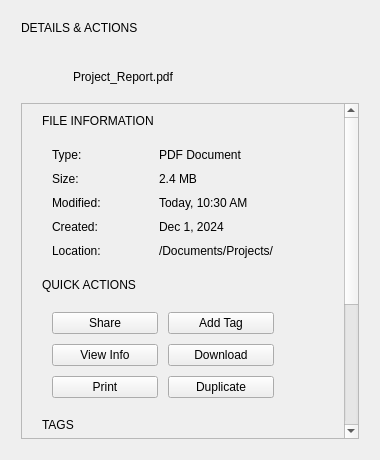
<?xml version='1.0' encoding='utf-8'?>
<ui version="4.0">
 <class>CustomComponent</class>
 <widget class="QCustomComponent" name="CustomComponent">
  <property name="geometry">
   <rect>
    <x>0</x>
    <y>0</y>
    <width>400</width>
    <height>0</height>
   </rect>
  </property>
  <property name="windowTitle">
   <string>CustomComponent</string>
  </property>
  <layout class="QVBoxLayout" name="verticalLayout">
   <item>
    <widget class="QCustomHamburgerMenu" name="rightHamburgerMenu">
     <property name="acrylicEnabled" stdset="0">
      <bool>true</bool>
     </property>
     <property name="acrylicBlurRadius" stdset="0">
      <number>2</number>
     </property>
     <property name="position" stdset="0">
      <string>Right</string>
     </property>
     <property name="menuWidth" stdset="0">
      <number>800</number>
     </property>
     <property name="menuHeight" stdset="0">
      <number>599</number>
     </property>
     <property name="sizeWrap" stdset="0">
      <bool>true</bool>
     </property>
     <property name="center" stdset="0">
      <bool>true</bool>
     </property>
     <property name="toggleButtonName" stdset="0">
      <string>rightSideDrawerBtn</string>
     </property>
     <layout class="QVBoxLayout" name="verticalLayout_3">
      <property name="spacing">
       <number>10</number>
      </property>
      <property name="leftMargin">
       <number>10</number>
      </property>
      <property name="topMargin">
       <number>10</number>
      </property>
      <property name="rightMargin">
       <number>10</number>
      </property>
      <property name="bottomMargin">
       <number>10</number>
      </property>
      <item>
       <widget class="QWidget" name="rightDrawerWidget" native="true">
        <layout class="QVBoxLayout" name="verticalLayout_2">
         <property name="spacing">
          <number>0</number>
         </property>
         <property name="leftMargin">
          <number>0</number>
         </property>
         <property name="topMargin">
          <number>0</number>
         </property>
         <property name="rightMargin">
          <number>0</number>
         </property>
         <property name="bottomMargin">
          <number>0</number>
         </property>
         <item alignment="Qt::AlignmentFlag::AlignTop">
          <widget class="QWidget" name="headerSection" native="true">
           <layout class="QVBoxLayout" name="verticalLayout_4">
            <property name="spacing">
             <number>8</number>
            </property>
            <property name="leftMargin">
             <number>0</number>
            </property>
            <property name="topMargin">
             <number>0</number>
            </property>
            <property name="rightMargin">
             <number>0</number>
            </property>
            <property name="bottomMargin">
             <number>0</number>
            </property>
            <item>
             <widget class="QLabel" name="detailsHeaderLabel">
              <property name="text">
               <string>DETAILS &amp; ACTIONS</string>
              </property>
             </widget>
            </item>
            <item>
             <widget class="QCustomHorizontalSeparator" name="customHorizontalSeparator" />
            </item>
            <item alignment="Qt::AlignmentFlag::AlignTop">
             <widget class="QWidget" name="selectedItemCard" native="true">
              <layout class="QHBoxLayout" name="horizontalLayout">
               <property name="spacing">
                <number>10</number>
               </property>
               <property name="leftMargin">
                <number>10</number>
               </property>
               <property name="topMargin">
                <number>10</number>
               </property>
               <property name="rightMargin">
                <number>10</number>
               </property>
               <property name="bottomMargin">
                <number>10</number>
               </property>
               <item>
                <widget class="QLabel" name="fileIconLabel">
                 <property name="minimumSize">
                  <size>
                   <width>32</width>
                   <height>32</height>
                  </size>
                 </property>
                 <property name="maximumSize">
                  <size>
                   <width>32</width>
                   <height>32</height>
                  </size>
                 </property>
                 <property name="text">
                  <string />
                 </property>
                 <property name="pixmap">
                  <pixmap resource="../Qss/icons/_icons.qrc">:/material_design/icons/material_design/description.png</pixmap>
                 </property>
                 <property name="scaledContents">
                  <bool>true</bool>
                 </property>
                </widget>
               </item>
               <item alignment="Qt::AlignmentFlag::AlignVCenter">
                <widget class="QLabel" name="selectedItemLabel">
                 <property name="text">
                  <string>Project_Report.pdf</string>
                 </property>
                 <property name="alignment">
                  <set>Qt::AlignmentFlag::AlignLeading|Qt::AlignmentFlag::AlignLeft|Qt::AlignmentFlag::AlignVCenter</set>
                 </property>
                </widget>
               </item>
              </layout>
             </widget>
            </item>
           </layout>
          </widget>
         </item>
         <item>
          <widget class="QScrollArea" name="scrollArea">
           <property name="verticalScrollBarPolicy">
            <enum>Qt::ScrollBarPolicy::ScrollBarAsNeeded</enum>
           </property>
           <property name="horizontalScrollBarPolicy">
            <enum>Qt::ScrollBarPolicy::ScrollBarAlwaysOff</enum>
           </property>
           <property name="widgetResizable">
            <bool>true</bool>
           </property>
           <widget class="QWidget" name="scrollAreaWidgetContents">
            <property name="geometry">
             <rect>
              <x>0</x>
              <y>-77</y>
              <width>373</width>
              <height>712</height>
             </rect>
            </property>
            <layout class="QVBoxLayout" name="verticalLayout_5">
             <property name="spacing">
              <number>10</number>
             </property>
             <property name="leftMargin">
              <number>10</number>
             </property>
             <property name="topMargin">
              <number>10</number>
             </property>
             <property name="rightMargin">
              <number>50</number>
             </property>
             <property name="bottomMargin">
              <number>10</number>
             </property>
             <item>
              <widget class="QWidget" name="infoSection" native="true">
               <layout class="QVBoxLayout" name="verticalLayout_6">
                <property name="spacing">
                 <number>10</number>
                </property>
                <property name="leftMargin">
                 <number>10</number>
                </property>
                <property name="topMargin">
                 <number>0</number>
                </property>
                <property name="rightMargin">
                 <number>10</number>
                </property>
                <property name="bottomMargin">
                 <number>0</number>
                </property>
                <item>
                 <widget class="QLabel" name="infoSectionLabel">
                  <property name="text">
                   <string>FILE INFORMATION</string>
                  </property>
                 </widget>
                </item>
                <item>
                 <widget class="QWidget" name="infoCard" native="true">
                  <layout class="QGridLayout" name="gridLayout">
                   <property name="leftMargin">
                    <number>10</number>
                   </property>
                   <property name="topMargin">
                    <number>10</number>
                   </property>
                   <property name="rightMargin">
                    <number>10</number>
                   </property>
                   <property name="bottomMargin">
                    <number>10</number>
                   </property>
                   <property name="spacing">
                    <number>10</number>
                   </property>
                   <item row="0" column="0">
                    <widget class="QLabel" name="typeLabel">
                     <property name="text">
                      <string>Type:</string>
                     </property>
                    </widget>
                   </item>
                   <item row="0" column="1">
                    <widget class="QLabel" name="typeValue">
                     <property name="text">
                      <string>PDF Document</string>
                     </property>
                    </widget>
                   </item>
                   <item row="1" column="0">
                    <widget class="QLabel" name="sizeLabel">
                     <property name="text">
                      <string>Size:</string>
                     </property>
                    </widget>
                   </item>
                   <item row="1" column="1">
                    <widget class="QLabel" name="sizeValue">
                     <property name="text">
                      <string>2.4 MB</string>
                     </property>
                    </widget>
                   </item>
                   <item row="2" column="0">
                    <widget class="QLabel" name="modifiedLabel">
                     <property name="text">
                      <string>Modified:</string>
                     </property>
                    </widget>
                   </item>
                   <item row="2" column="1">
                    <widget class="QLabel" name="modifiedValue">
                     <property name="text">
                      <string>Today, 10:30 AM</string>
                     </property>
                    </widget>
                   </item>
                   <item row="3" column="0">
                    <widget class="QLabel" name="createdLabel">
                     <property name="text">
                      <string>Created:</string>
                     </property>
                    </widget>
                   </item>
                   <item row="3" column="1">
                    <widget class="QLabel" name="createdValue">
                     <property name="text">
                      <string>Dec 1, 2024</string>
                     </property>
                    </widget>
                   </item>
                   <item row="4" column="0">
                    <widget class="QLabel" name="locationLabel">
                     <property name="text">
                      <string>Location:</string>
                     </property>
                    </widget>
                   </item>
                   <item row="4" column="1">
                    <widget class="QLabel" name="locationValue">
                     <property name="text">
                      <string>/Documents/Projects/</string>
                     </property>
                    </widget>
                   </item>
                  </layout>
                 </widget>
                </item>
               </layout>
              </widget>
             </item>
             <item>
              <widget class="QWidget" name="quickActionsSection" native="true">
               <layout class="QVBoxLayout" name="verticalLayout_7">
                <property name="spacing">
                 <number>10</number>
                </property>
                <property name="leftMargin">
                 <number>10</number>
                </property>
                <property name="topMargin">
                 <number>0</number>
                </property>
                <property name="rightMargin">
                 <number>10</number>
                </property>
                <property name="bottomMargin">
                 <number>0</number>
                </property>
                <item>
                 <widget class="QLabel" name="actionsLabel">
                  <property name="text">
                   <string>QUICK ACTIONS</string>
                  </property>
                 </widget>
                </item>
                <item>
                 <widget class="QWidget" name="actionsGridWidget" native="true">
                  <layout class="QGridLayout" name="gridLayout_2">
                   <property name="leftMargin">
                    <number>10</number>
                   </property>
                   <property name="topMargin">
                    <number>10</number>
                   </property>
                   <property name="rightMargin">
                    <number>10</number>
                   </property>
                   <property name="bottomMargin">
                    <number>10</number>
                   </property>
                   <property name="spacing">
                    <number>10</number>
                   </property>
                   <item row="0" column="0">
                    <widget class="QPushButton" name="shareBtn">
                     <property name="text">
                      <string>Share</string>
                     </property>
                     <property name="icon">
                      <iconset resource="../Qss/icons/_icons.qrc">
                       <normaloff>:/material_design/icons/material_design/share.png</normaloff>:/material_design/icons/material_design/share.png</iconset>
                     </property>
                    </widget>
                   </item>
                   <item row="0" column="1">
                    <widget class="QPushButton" name="tagBtn">
                     <property name="text">
                      <string>Add Tag</string>
                     </property>
                     <property name="icon">
                      <iconset resource="../Qss/icons/_icons.qrc">
                       <normaloff>:/material_design/icons/material_design/tag.png</normaloff>:/material_design/icons/material_design/tag.png</iconset>
                     </property>
                    </widget>
                   </item>
                   <item row="1" column="0">
                    <widget class="QPushButton" name="infoBtn">
                     <property name="text">
                      <string>View Info</string>
                     </property>
                     <property name="icon">
                      <iconset resource="../Qss/icons/_icons.qrc">
                       <normaloff>:/material_design/icons/material_design/info.png</normaloff>:/material_design/icons/material_design/info.png</iconset>
                     </property>
                    </widget>
                   </item>
                   <item row="1" column="1">
                    <widget class="QPushButton" name="downloadBtn">
                     <property name="text">
                      <string>Download</string>
                     </property>
                     <property name="icon">
                      <iconset resource="../Qss/icons/_icons.qrc">
                       <normaloff>:/material_design/icons/material_design/file_download.png</normaloff>:/material_design/icons/material_design/file_download.png</iconset>
                     </property>
                    </widget>
                   </item>
                   <item row="2" column="0">
                    <widget class="QPushButton" name="printBtn">
                     <property name="text">
                      <string>Print</string>
                     </property>
                     <property name="icon">
                      <iconset resource="../Qss/icons/_icons.qrc">
                       <normaloff>:/material_design/icons/material_design/print.png</normaloff>:/material_design/icons/material_design/print.png</iconset>
                     </property>
                    </widget>
                   </item>
                   <item row="2" column="1">
                    <widget class="QPushButton" name="duplicateBtn">
                     <property name="text">
                      <string>Duplicate</string>
                     </property>
                     <property name="icon">
                      <iconset resource="../Qss/icons/_icons.qrc">
                       <normaloff>:/material_design/icons/material_design/content_copy.png</normaloff>:/material_design/icons/material_design/content_copy.png</iconset>
                     </property>
                    </widget>
                   </item>
                  </layout>
                 </widget>
                </item>
               </layout>
              </widget>
             </item>
             <item>
              <widget class="QWidget" name="tagsSection" native="true">
               <layout class="QVBoxLayout" name="verticalLayout_8">
                <property name="spacing">
                 <number>10</number>
                </property>
                <property name="leftMargin">
                 <number>10</number>
                </property>
                <property name="topMargin">
                 <number>0</number>
                </property>
                <property name="rightMargin">
                 <number>10</number>
                </property>
                <property name="bottomMargin">
                 <number>0</number>
                </property>
                <item>
                 <widget class="QLabel" name="tagsLabel">
                  <property name="text">
                   <string>TAGS</string>
                  </property>
                 </widget>
                </item>
                <item>
                 <widget class="QWidget" name="tagsCard" native="true">
                  <layout class="QHBoxLayout" name="horizontalLayout_2">
                   <property name="spacing">
                    <number>10</number>
                   </property>
                   <property name="leftMargin">
                    <number>10</number>
                   </property>
                   <property name="topMargin">
                    <number>10</number>
                   </property>
                   <property name="rightMargin">
                    <number>10</number>
                   </property>
                   <property name="bottomMargin">
                    <number>10</number>
                   </property>
                   <item>
                    <widget class="QLabel" name="tag1">
                     <property name="text">
                      <string>#report</string>
                     </property>
                    </widget>
                   </item>
                   <item>
                    <widget class="QLabel" name="tag2">
                     <property name="text">
                      <string>#project</string>
                     </property>
                    </widget>
                   </item>
                   <item>
                    <widget class="QLabel" name="tag3">
                     <property name="text">
                      <string>#important</string>
                     </property>
                    </widget>
                   </item>
                   <item>
                    <spacer name="horizontalSpacer">
                     <property name="orientation">
                      <enum>Qt::Orientation::Horizontal</enum>
                     </property>
                     <property name="sizeHint" stdset="0">
                      <size>
                       <width>40</width>
                       <height>20</height>
                      </size>
                     </property>
                    </spacer>
                   </item>
                  </layout>
                 </widget>
                </item>
               </layout>
              </widget>
             </item>
             <item>
              <widget class="QWidget" name="activitySection" native="true">
               <layout class="QVBoxLayout" name="verticalLayout_9">
                <property name="spacing">
                 <number>10</number>
                </property>
                <property name="leftMargin">
                 <number>10</number>
                </property>
                <property name="topMargin">
                 <number>0</number>
                </property>
                <property name="rightMargin">
                 <number>10</number>
                </property>
                <property name="bottomMargin">
                 <number>0</number>
                </property>
                <item>
                 <widget class="QLabel" name="activityLabel">
                  <property name="text">
                   <string>RECENT ACTIVITY</string>
                  </property>
                 </widget>
                </item>
                <item>
                 <widget class="QListWidget" name="activityList">
                  <property name="maximumSize">
                   <size>
                    <width>16777215</width>
                    <height>120</height>
                   </size>
                  </property>
                  <item>
                   <property name="text">
                    <string>Viewed by you - 2 hours ago</string>
                   </property>
                   <property name="icon">
                    <iconset resource="../Qss/icons/_icons.qrc">
                     <normaloff>:/material_design/icons/material_design/visibility.png</normaloff>:/material_design/icons/material_design/visibility.png</iconset>
                   </property>
                  </item>
                  <item>
                   <property name="text">
                    <string>Modified - Today, 10:30 AM</string>
                   </property>
                   <property name="icon">
                    <iconset resource="../Qss/icons/_icons.qrc">
                     <normaloff>:/material_design/icons/material_design/edit.png</normaloff>:/material_design/icons/material_design/edit.png</iconset>
                   </property>
                  </item>
                  <item>
                   <property name="text">
                    <string>Shared with Team - Yesterday</string>
                   </property>
                   <property name="icon">
                    <iconset resource="../Qss/icons/_icons.qrc">
                     <normaloff>:/material_design/icons/material_design/group.png</normaloff>:/material_design/icons/material_design/group.png</iconset>
                   </property>
                  </item>
                 </widget>
                </item>
               </layout>
              </widget>
             </item>
             <item>
              <widget class="QWidget" name="dangerSection" native="true">
               <layout class="QVBoxLayout" name="verticalLayout_10">
                <property name="spacing">
                 <number>10</number>
                </property>
                <property name="leftMargin">
                 <number>10</number>
                </property>
                <property name="topMargin">
                 <number>0</number>
                </property>
                <property name="rightMargin">
                 <number>10</number>
                </property>
                <property name="bottomMargin">
                 <number>0</number>
                </property>
                <item>
                 <widget class="QLabel" name="dangerLabel">
                  <property name="text">
                   <string>DANGER ZONE</string>
                  </property>
                 </widget>
                </item>
                <item>
                 <widget class="QPushButton" name="deleteBtn">
                  <property name="text">
                   <string>Delete File</string>
                  </property>
                  <property name="icon">
                   <iconset resource="../Qss/icons/_icons.qrc">
                    <normaloff>:/material_design/icons/material_design/delete.png</normaloff>:/material_design/icons/material_design/delete.png</iconset>
                  </property>
                 </widget>
                </item>
               </layout>
              </widget>
             </item>
             <item>
              <spacer name="verticalSpacer">
               <property name="orientation">
                <enum>Qt::Orientation::Vertical</enum>
               </property>
               <property name="sizeHint" stdset="0">
                <size>
                 <width>20</width>
                 <height>40</height>
                </size>
               </property>
              </spacer>
             </item>
            </layout>
           </widget>
          </widget>
         </item>
        </layout>
       </widget>
      </item>
     </layout>
    </widget>
   </item>
  </layout>
 </widget>
 <customwidgets>
  <customwidget>
   <class>QCustomHamburgerMenu</class>
   <extends>QWidget</extends>
   <header>Custom_Widgets.QCustomHamburgerMenu</header>
   <container>1</container>
  </customwidget>
  <customwidget>
   <class>QCustomHorizontalSeparator</class>
   <extends>QWidget</extends>
   <header>Custom_Widgets.QCustomHorizontalSeparator</header>
  </customwidget>
  <customwidget>
   <class>QCustomComponent</class>
   <extends>QWidget</extends>
   <header>Custom_Widgets.QCustomComponent</header>
   <container>1</container>
  </customwidget>
 <customwidget><class>QPushButton</class><extends>QPushButton</extends><header location="global">Custom_Widgets.Theme.h</header><container>1</container></customwidget><customwidget><class>QLabel</class><extends>QLabel</extends><header location="global">Custom_Widgets.Theme.h</header><container>1</container></customwidget></customwidgets>
 <connections />
</ui>
